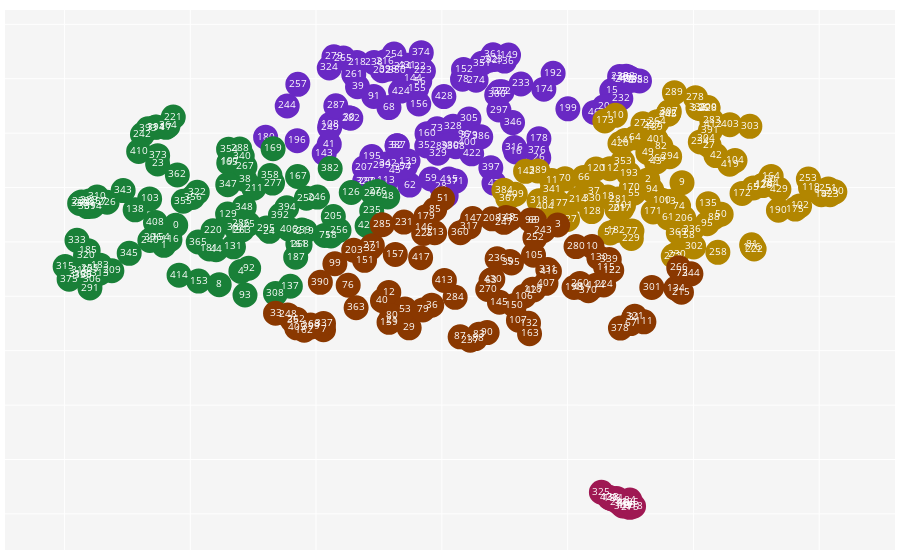

Here is the notebook cell this chart was saved with:
### Code cell
# Documents Projection based on Words. (An interactive plot). It returns the Projection (each document coordinate) and the Labels (each document cluster)
# Arguments: view              = 'notebook', 'browser' ('notebook' -> To plot in your prefered Notebook App. 'browser' -> To plot in your prefered browser window);
#            corpus_type       = 'abs', 'title', 'kwa', or 'kwp';
#            stop_words        = A list of stopwords to clean the corpus. ['ar', 'bn', 'bg', 'cs', 'en', 'fi', 'fr', 'de', 'el', 'hi', 'he', 'hu', 'it', 'ja', 'ko',  'mr', 'fa', 'pl', 'pt-br', 'ro', 'ru', 'es', 'sv', 'sk', 'zh', 'th', 'uk'];
#                                'ar' = Arabic; 'bn' = Bengali; 'bg' = Bulgarian; 'cs' = Czech; 'en' = English; 'fi' = Finnish; 'fr' = French; 'de' = German; 'el' = Greek; 'he' = Hebrew;'hi' = Hindi; 'hu' = Hungarian; 'it' = Italian;
#                                'ja' = Japanese; 'ko' = Korean; 'mr' =  Marathi; 'fa' =  Persian; 'pl' =  Polish; 'pt-br' = Potuguese-Brazilian; 'ro' = Romanian; 'ru' = Russian; 'es' =  Spanish; 'sk' = Slovak; 'sv' = Swedish;
#                                'zh' = Chinese; 'th' = Thai; 'uk' = Ukrainian
#            rmv_custom_words  = A list of custom stopwords to clean the corpus;
#            custom_label      = A list of custom labels for each document. The user can define each document cluster;
#            custom_projection = A list of custom coordinates for each document. The user can define each document coordinate;
#            n_components      = Number of Dimensions;
#            n_clusters        = Number of Clusters;
#            tf_idf            = True or False (True -> The Cluster Algorithm will use the DTM to calculate each document Label. False -> The Cluster Algorithm will use the Coordinates to calculate each document Label)
#            embeddings        = True or False (True -> The Cluster Algorithm will use the Word Embeddings to calculate each document Label. False -> The Cluster Algorithm will use the Coordinates to calculate each document Label)
#            method            = 'tsvd' or 'umap' ('tsvd' -> Truncated SVD projection method is used. 'umap' -> UMAP projection method is used)
projection, labels = bibfile.docs_projection(view              = 'notebook',
                                             corpus_type       = 'abs',
                                             stop_words        = ['en'],
                                             rmv_custom_words  = [],
                                             custom_label      = [],
                                             custom_projection = [],
                                             n_components      = 2,
                                             n_clusters        = 5,
                                             tf_idf            = False,
                                             embeddings        = False,
                                             method            = 'umap')
